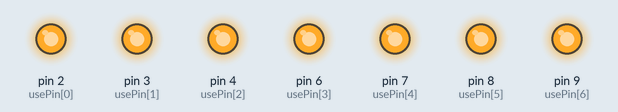
This sketch was run on a simulated Arduino Uno, built with avr-gcc and run on an emulated ATmega328P. Shown: output pins drawn as LEDs (lit = HIGH).

Above: at 0.1 s.
Timing chart, 0 to 1.6 s (numbered marks = the images above):
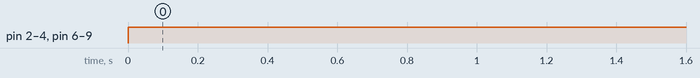

Measured:
- by itself, pin 2 (usePin[0]), pin 3 (usePin[1]), pin 4 (usePin[2]), pin 6 (usePin[3]), pin 7 (usePin[4]), pin 8 (usePin[5]), pin 9 (usePin[6]): LOW → HIGH at 0.00 s

The sketch:

ex0.ino
```cpp
// chap 4 8 0
int usePin[] = {2,3,4,6,7,8,9};

void setup(){
    Serial.begin(9600);
    for(int i = 0; i < 7; i++){
        pinMode(usePin[i], OUTPUT);
    }
}

void loop(){
    //13～18 行目のコメント文をそれぞれ外したり付けたりして調べる
    digitalWrite(usePin[0], HIGH);
    digitalWrite(usePin[1], HIGH);
    digitalWrite(usePin[2], HIGH);
    digitalWrite(usePin[3], HIGH);
    digitalWrite(usePin[4], HIGH);
    digitalWrite(usePin[5], HIGH);
    digitalWrite(usePin[6], HIGH);
}
```
